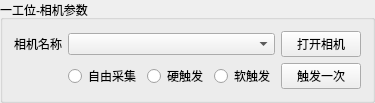
    <widget class="QGroupBox" name="groupBox_Frist">
     <property name="maximumSize">
      <size>
       <width>581</width>
       <height>16777215</height>
      </size>
     </property>
     <property name="title">
      <string>一工位-相机参数</string>
     </property>
     <layout class="QGridLayout" name="gridLayout">
      <item row="0" column="0">
       <widget class="QLabel" name="label_First">
        <property name="maximumSize">
         <size>
          <width>101</width>
          <height>16777215</height>
         </size>
        </property>
        <property name="text">
         <string>相机名称</string>
        </property>
       </widget>
      </item>
      <item row="0" column="1" colspan="3">
       <widget class="QComboBox" name="comboBox_First"/>
      </item>
      <item row="0" column="4">
       <widget class="QPushButton" name="pushButton_OpenFirst">
        <property name="maximumSize">
         <size>
          <width>111</width>
          <height>16777215</height>
         </size>
        </property>
        <property name="text">
         <string>打开相机</string>
        </property>
       </widget>
      </item>
      <item row="1" column="1">
       <widget class="QRadioButton" name="radioButton_FreeFirst">
        <property name="text">
         <string>自由采集</string>
        </property>
       </widget>
      </item>
      <item row="1" column="2">
       <widget class="QRadioButton" name="radioButton_ExternalFirst">
        <property name="text">
         <string>硬触发</string>
        </property>
       </widget>
      </item>
      <item row="1" column="3">
       <widget class="QRadioButton" name="radioButton_SoftFirst">
        <property name="text">
         <string>软触发</string>
        </property>
       </widget>
      </item>
      <item row="1" column="4">
       <widget class="QPushButton" name="pushButton_TriggerFirst">
        <property name="maximumSize">
         <size>
          <width>111</width>
          <height>16777215</height>
         </size>
        </property>
        <property name="text">
         <string>触发一次</string>
        </property>
       </widget>
      </item>
     </layout>
    </widget>
